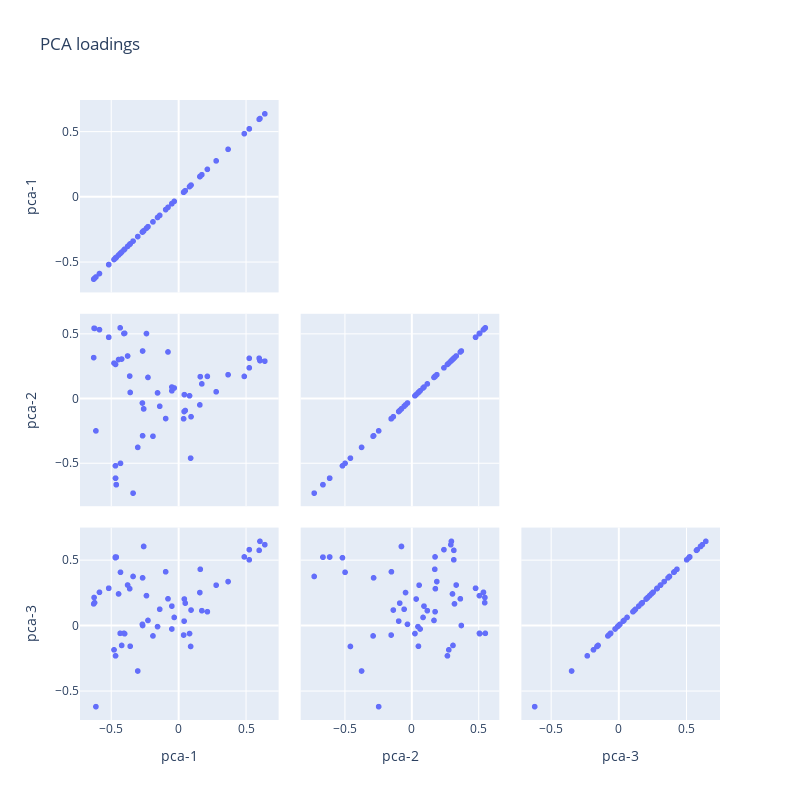

The notebook cell saved with this chart:
### Code cell
#select variables to show
df = pca_loadings

vars = []
for cols in df.columns:
    
    if cols.find('pca') !=-1:
        vars.append(dict(label=cols,values=df[cols]))
        


fig = go.Figure(data=go.Splom(dimensions=vars,
                              showupperhalf=False,
                              hovertemplate = 'variable:%{text}',
                              text=df['name'],
                             )
               )


fig.update_layout(
    title='PCA loadings',
    width=800,
    height=800,
)

fig.show()

### Figure 1 — Plotly figure (JSON) as saved in the notebook; plotly's stock layout.template omitted (floating-point values rounded to 4 significant figures)
{"data": [{"dimensions": [{"label": "pca-1", "values": [0.08923, -0.2671, -0.468, -0.4793, -0.4225, -0.4005, -0.2272, -0.4057, -0.4337, -0.6236, -0.05003, 0.09245, 0.04946, -0.2593, -0.2593, -0.2671, -0.6271, -0.4686, -0.338, -0.09594, -0.4681, -0.4628, -0.4311, -0.4628, -0.4681, -0.3592, -0.5184, -0.5184, -0.2383, -0.6303, -0.5872, -0.2685, 0.2788, 0.161, 0.1577, 0.1723, 0.04271, -0.0325, -0.6138, -0.05013, -0.303, 0.03739, 0.3674, 0.5247, 0.598, 0.08113, 0.6039, 0.04106, 0.4876, 0.6401, 0.5245, -0.1401, -0.1562, -0.3631, 0.2136, -0.1901, -0.4454, -0.07863, -0.3785, null, null]}, {"label": "pca-2", "values": [-0.4574, 0.3723, 0.2683, 0.2785, 0.3099, 0.5093, 0.1677, 0.5078, 0.5517, 0.5472, 0.09303, -0.1366, -0.08861, -0.07577, -0.07577, -0.2842, 0.5485, -0.5168, -0.7285, -0.1507, -0.6127, -0.663, -0.4976, -0.663, -0.6127, 0.05132, 0.4788, 0.4788, 0.5075, 0.321, 0.5377, -0.03064, 0.05659, 0.1737, -0.04513, 0.1178, 0.03439, 0.08578, -0.2462, 0.06405, -0.374, -0.1526, 0.1888, 0.2421, 0.3161, 0.02548, 0.2979, -0.09645, 0.1755, 0.2937, 0.3157, -0.05564, 0.04775, 0.178, 0.1759, -0.2878, 0.3062, 0.3648, 0.3336, null, null]}, {"label": "pca-3", "values": [-0.1582, 0.002297, -0.2299, -0.184, -0.1502, -0.06051, 0.04124, -0.05737, -0.05761, 0.1769, 0.1506, 0.1205, 0.1734, 0.6074, 0.6074, 0.3671, 0.2167, 0.5211, 0.3778, 0.4138, 0.5267, 0.5257, 0.4099, 0.5257, 0.5267, -0.1564, 0.2875, 0.2875, 0.2308, 0.168, 0.2566, 0.01138, 0.311, 0.4329, 0.2544, 0.1158, 0.205, 0.06406, -0.619, -0.02442, -0.3459, -0.07074, 0.3385, 0.5831, 0.5777, -0.05928, 0.6467, 0.03586, 0.5276, 0.6211, 0.5052, 0.1267, -0.006309, 0.284, 0.1079, -0.07749, 0.244, 0.2068, 0.3122, null, null]}], "hovertemplate": "variable:%{text}", "showupperhalf": false, "text": ["Viable_Cell_Density__g_over_L", "Product_Flux_Viable_Cells__mmol_over_gDCW_over_h", "Growth_Rate_Viable_Cells__1_over_h", "Death_Rate_Avg__1_over_h", "Death_Rate_Avg_Viable_Cells__1_over_h", "TRS_Flux_Viable_Cells__mmol_over_gDCW_over_h", "TRS_Flux__mmol_over_gDCW_over_h", "TRS_for_Other_Viable_Cells__mmol_over_gDCW_over_h", "sOUR_Viable_Cells__mmol_over_gDCW_over_h", "TRS_to_Maintenance_Flux__mmol_over_gDCW_over_h", "Est_Liquid_Solid_Yield__percent", "Est_Liquid_Liquid_Yield__percent", "Est_Recovery__percent", "interval_day", "interval_end_day", "is_curated_interval", "Unadjusted_TRS_consumption_rate__g_over_gDCW_over_h", "TRS_for_Product__gTRS", "TRS_for_Biomass__gTRS", "TRS_for_Glycerol__gTRS", "TRS_for_Other__gTRS", "TRS__g", "Interval_biomass__gDCW_over_L", "TRS_consumed__g", "TRS_to_maint__g", "Growth_Rate__hr_1", "Flux__g_product_over_gDCW_over_hr", "Product_Flux__mmol_over_gDCW_over_h", "Target_OTR", "OUR__mmol_O2_over_L_over_hr", "sOUR___mmol_O2_over_gdcw_over_h", "Ethanol_End__g_over_L", "Acetate_End__g_over_L", "Glycerol_End__g_over_L", "Mevalonate_End__g_over_L", "Citrate_End__g_over_L", "Pyruvate_End__g_over_L", "Time_To_Target_OUR__h", "missing_carbon__percent", "product_carbon__percent", "biomass_carbon__percent", "co2_carbon__percent", "citrate_carbon__percent", "pyruvate_carbon__percent", "succinate_carbon__percent", "lactate_carbon__percent", "glycerol_carbon__percent", "formate_carbon__percent", "acetate_carbon__percent", "mevalonate_carbon__percent", "ethanol_carbon__percent", "Cap_Cane_PCV_End__percent", "Cap_Feedstock_Solids_End__percent", "Cap_Heavy_Em_End__percent", "Cap_Light_Em_End__percent", "Cap_Oil_Em_End__percent", "Cap_PCV_End__percent", "Cap_Dead_Cell_Layer_End__percent", "Zeex9ieJAlt_end__g_L", "Zeex9ieJ_mAU_sec_end__area", "Zeex9ieJ_Screening_end__g_L"], "type": "splom"}], "layout": {"height": 800, "title": {"text": "PCA loadings"}, "width": 800, "xaxis": {"autorange": true, "range": [-0.7318, 0.7416], "type": "linear"}, "xaxis2": {"autorange": true, "range": [-0.8308, 0.6539], "type": "linear"}, "xaxis3": {"autorange": true, "range": [-0.7201, 0.7478], "type": "linear"}, "yaxis": {"autorange": true, "range": [-0.7328, 0.7426], "type": "linear"}, "yaxis2": {"autorange": true, "range": [-0.8318, 0.655], "type": "linear"}, "yaxis3": {"autorange": true, "range": [-0.7211, 0.7488], "type": "linear"}}}
